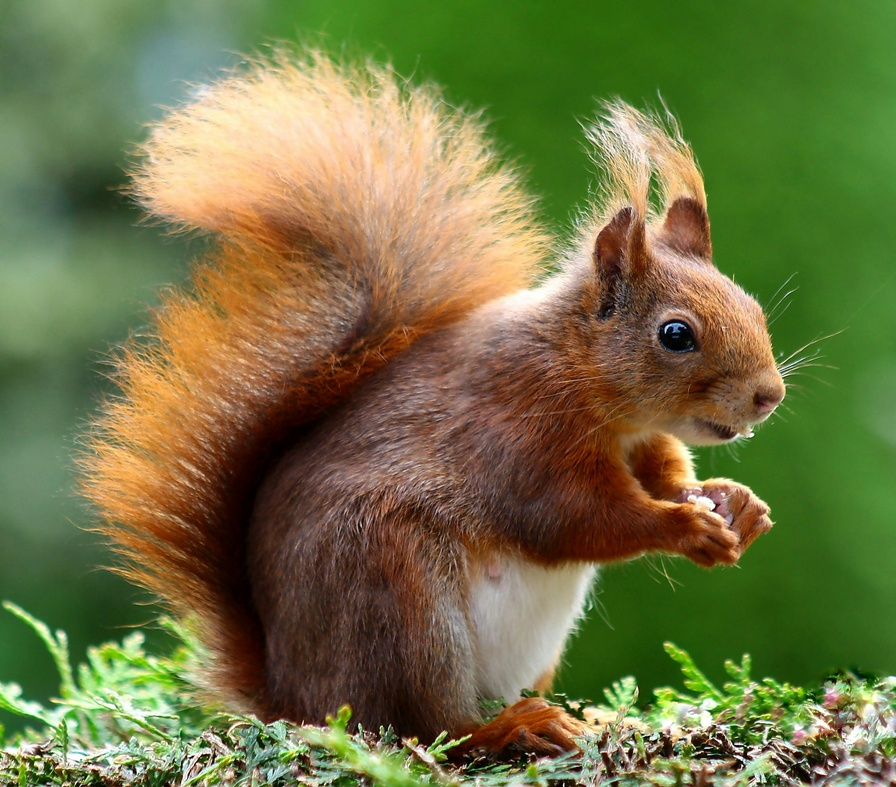
#> input picture Anil.jpg, 896 x 787 px, shrunk from 2939 x 2583 before the run
$ jupyter execute workfile.ipynb
#> lines starting #> are read from the running program, lines starting #| are printed output that depends on the picture; after the words box and inside, x2 and y2 are one past the last pixel; in counts of white or black regions, pixels touching at a corner belong together
# Thresholding using OpenCV
### Name: YUVARAJ V
### Reg No.: 212223230252
### Slot: 4E6-1

[cell 1]
import cv2
import numpy as np
import matplotlib.pyplot as plt

### 1. Read the Image and convert to grayscale

[cell 2]
image = cv2.imread("Anil.jpg")
#> image is the input picture: shape (787, 896, 3); mean B, G, R 67.9, 115.2, 112.5

image_gray = cv2.cvtColor(image,cv2.COLOR_BGR2GRAY)
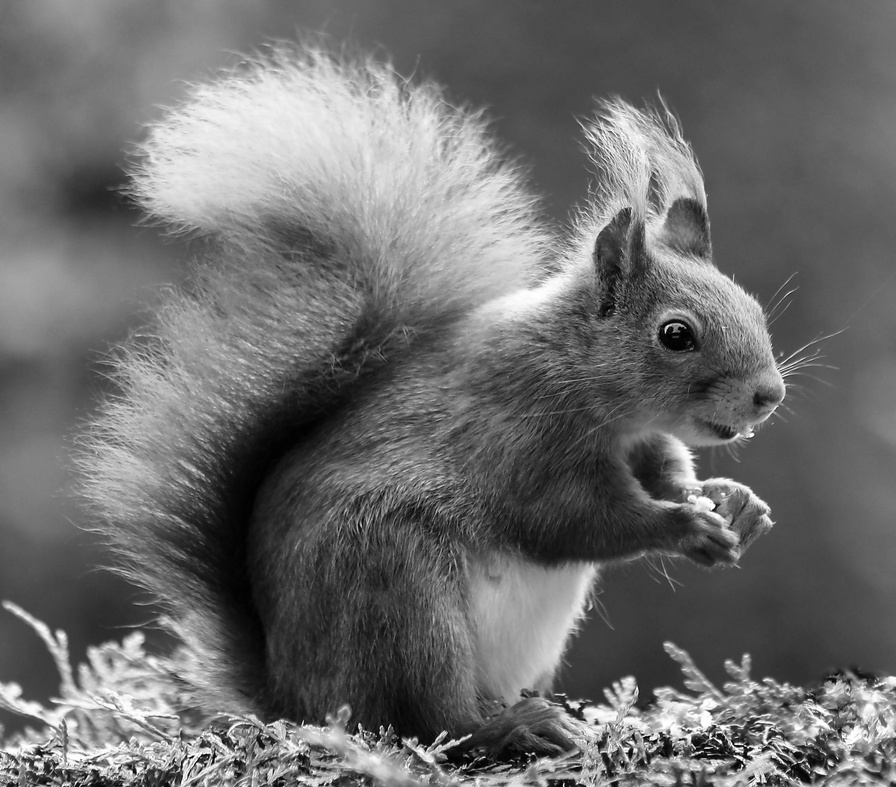
#> image_gray: shape (787, 896); min 0, max 255, mean 109

#CONVERT THE COLOR FROM BGR TO RGB
plt.imshow(cv2.cvtColor(image, cv2.COLOR_BGR2RGB))
#plt.imshow(image)
plt.title("Original Image")
plt.axis("off")

### 2. Use Global thresholding to segment the image

[cell 3]
ret,thresh_dipt1=cv2.threshold(image_gray,100,255,cv2.THRESH_BINARY)
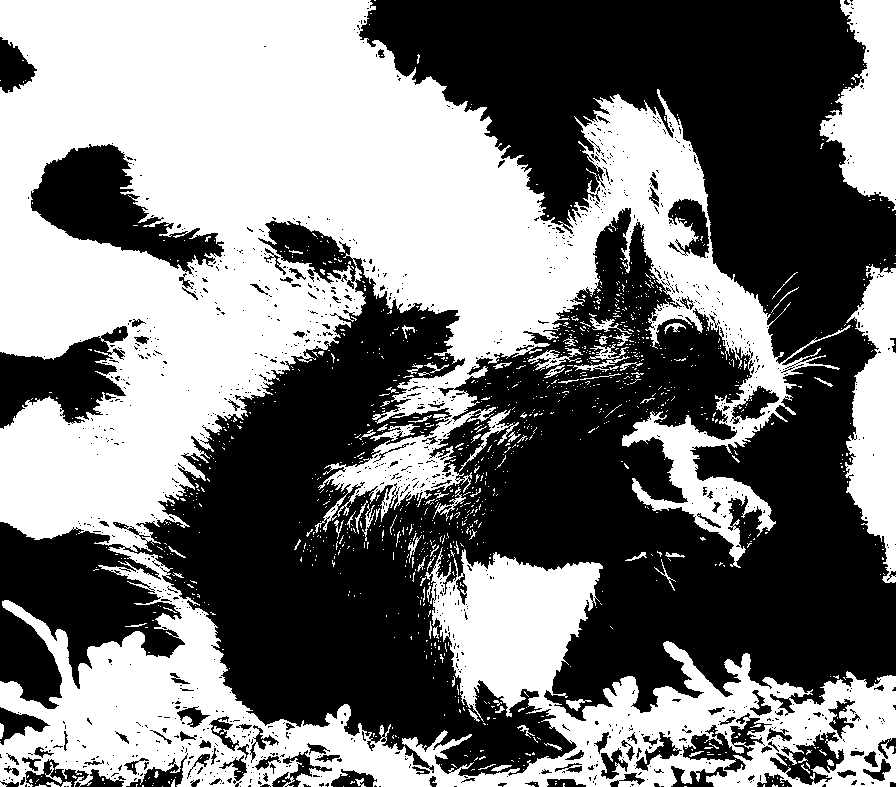
#> thresh_dipt1: shape (787, 896); 47.9% white; 1240 white regions (1152 under 20 px), largest, box (x1, y1, x2, y2) and area: (0, 0, 896, 787) 308350, (845, 264, 896, 583) 10417, (819, 0, 896, 211) 9652
plt.imshow(thresh_dipt1)
plt.axis("off")

### 3. Use Adaptive thresholding to segment the image

[cell 4]
adaptive_threshold=cv2.adaptiveThreshold(image_gray,255,cv2.ADAPTIVE_THRESH_GAUSSIAN_C, cv2.THRESH_BINARY, 11, 1)
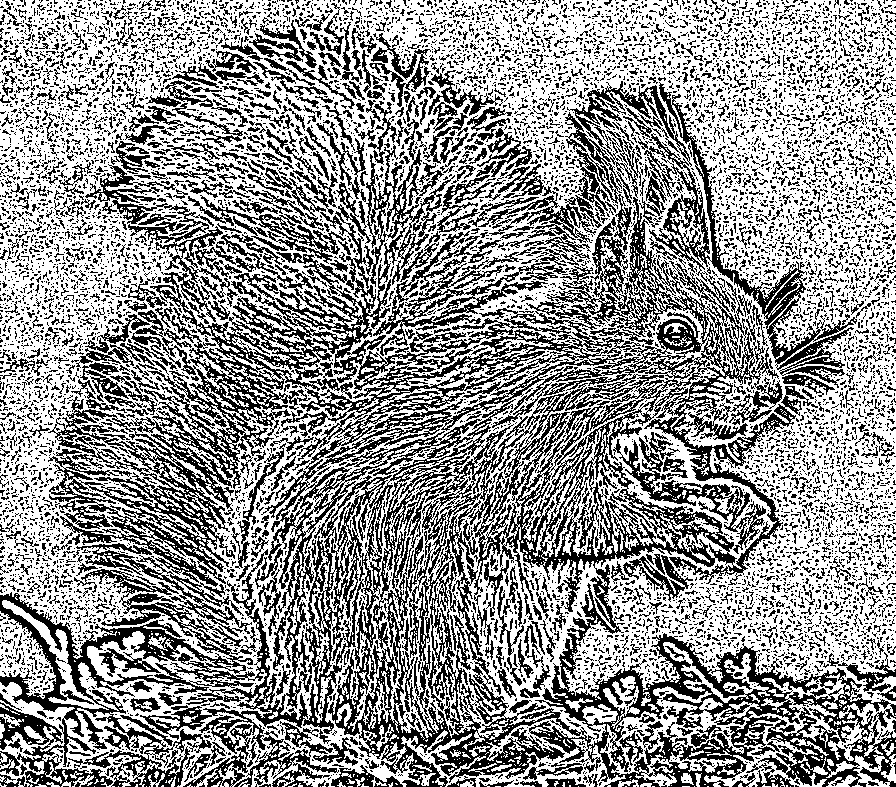
#> adaptive_threshold: shape (787, 896); 58.5% white; black in thin lines or dots
plt.imshow(adaptive_threshold,cmap="gray")
plt.axis("off")

### 4. Use Otsu's method to segment the image

[cell 5]
ret, otsu_threshold = cv2.threshold(image_gray, 25, 255, cv2.THRESH_BINARY + cv2.THRESH_OTSU)
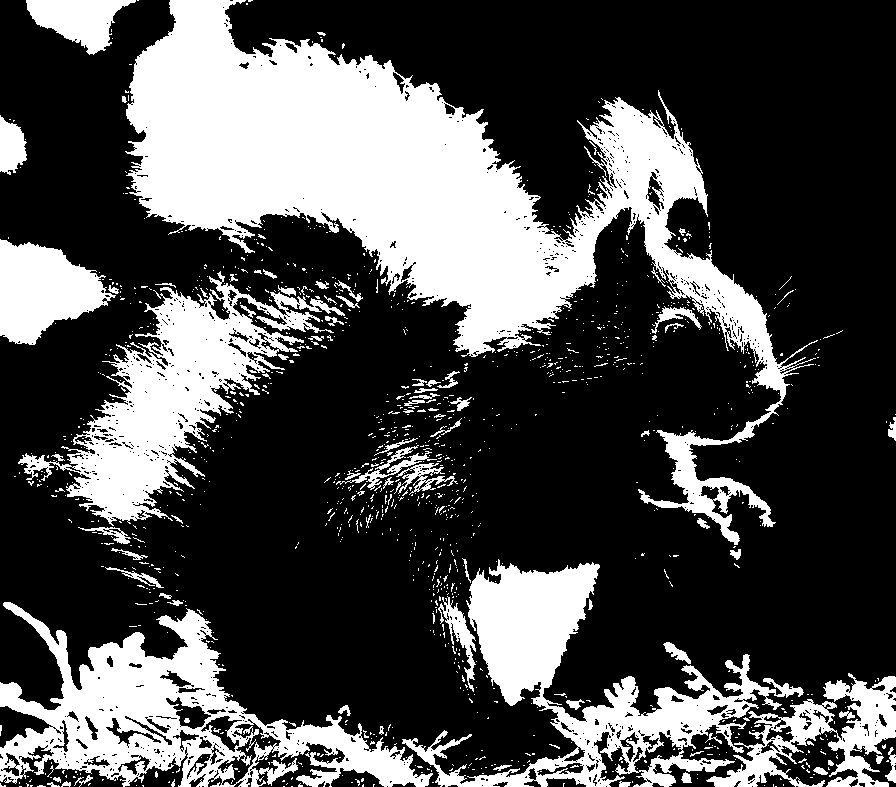
#> otsu_threshold: shape (787, 896); 30% white; 1244 white regions (1156 under 20 px), largest, box (x1, y1, x2, y2) and area: (125, 0, 818, 545) 101668, (0, 602, 433, 787) 28724, (402, 559, 804, 787) 25555
#> ret = 128
plt.imshow(otsu_threshold)
plt.axis("off")
